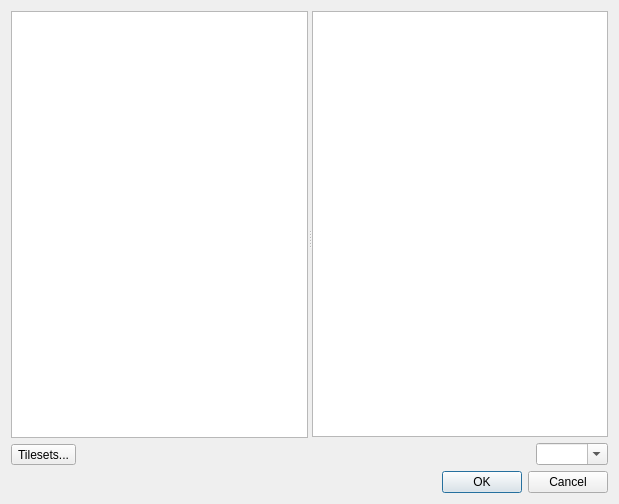
<?xml version="1.0" encoding="UTF-8"?>
<ui version="4.0">
 <class>PathGeneratorTilesDialog</class>
 <widget class="QDialog" name="PathGeneratorTilesDialog">
  <property name="geometry">
   <rect>
    <x>0</x>
    <y>0</y>
    <width>619</width>
    <height>504</height>
   </rect>
  </property>
  <property name="windowTitle">
   <string>Choose Generator Tile</string>
  </property>
  <layout class="QGridLayout" name="gridLayout">
   <item row="0" column="0">
    <widget class="QSplitter" name="splitter">
     <property name="sizePolicy">
      <sizepolicy hsizetype="Expanding" vsizetype="Expanding">
       <horstretch>0</horstretch>
       <verstretch>0</verstretch>
      </sizepolicy>
     </property>
     <property name="orientation">
      <enum>Qt::Horizontal</enum>
     </property>
     <property name="childrenCollapsible">
      <bool>false</bool>
     </property>
     <widget class="QWidget" name="layoutWidget">
      <layout class="QVBoxLayout" name="verticalLayout">
       <item>
        <widget class="QListWidget" name="tilesets"/>
       </item>
       <item>
        <layout class="QHBoxLayout" name="horizontalLayout">
         <item>
          <widget class="QToolButton" name="tilesetMgr">
           <property name="text">
            <string>Tilesets...</string>
           </property>
          </widget>
         </item>
         <item>
          <spacer name="horizontalSpacer">
           <property name="orientation">
            <enum>Qt::Horizontal</enum>
           </property>
           <property name="sizeHint" stdset="0">
            <size>
             <width>40</width>
             <height>20</height>
            </size>
           </property>
          </spacer>
         </item>
        </layout>
       </item>
      </layout>
     </widget>
     <widget class="QWidget" name="layoutWidget">
      <layout class="QVBoxLayout" name="verticalLayout_2">
       <item>
        <widget class="Tiled::Internal::MixedTilesetView" name="tiles"/>
       </item>
       <item>
        <layout class="QHBoxLayout" name="horizontalLayout_2">
         <item>
          <spacer name="horizontalSpacer_2">
           <property name="orientation">
            <enum>Qt::Horizontal</enum>
           </property>
           <property name="sizeHint" stdset="0">
            <size>
             <width>40</width>
             <height>20</height>
            </size>
           </property>
          </spacer>
         </item>
         <item>
          <widget class="QComboBox" name="scaleComboBox">
           <property name="editable">
            <bool>true</bool>
           </property>
          </widget>
         </item>
        </layout>
       </item>
      </layout>
     </widget>
    </widget>
   </item>
   <item row="1" column="0">
    <widget class="QDialogButtonBox" name="buttonBox">
     <property name="orientation">
      <enum>Qt::Horizontal</enum>
     </property>
     <property name="standardButtons">
      <set>QDialogButtonBox::Cancel|QDialogButtonBox::Ok</set>
     </property>
    </widget>
   </item>
  </layout>
 </widget>
 <customwidgets>
  <customwidget>
   <class>Tiled::Internal::MixedTilesetView</class>
   <extends>QTableView</extends>
   <header>BuildingEditor/mixedtilesetview.h</header>
  </customwidget>
 </customwidgets>
 <resources/>
 <connections>
  <connection>
   <sender>buttonBox</sender>
   <signal>accepted()</signal>
   <receiver>PathGeneratorTilesDialog</receiver>
   <slot>accept()</slot>
   <hints>
    <hint type="sourcelabel">
     <x>227</x>
     <y>486</y>
    </hint>
    <hint type="destinationlabel">
     <x>157</x>
     <y>274</y>
    </hint>
   </hints>
  </connection>
  <connection>
   <sender>buttonBox</sender>
   <signal>rejected()</signal>
   <receiver>PathGeneratorTilesDialog</receiver>
   <slot>reject()</slot>
   <hints>
    <hint type="sourcelabel">
     <x>295</x>
     <y>492</y>
    </hint>
    <hint type="destinationlabel">
     <x>286</x>
     <y>274</y>
    </hint>
   </hints>
  </connection>
 </connections>
</ui>
